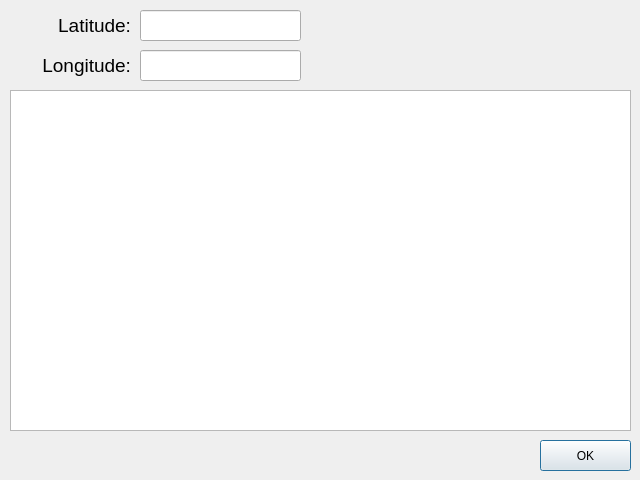
<?xml version="1.0" encoding="UTF-8"?>
<ui version="4.0">
 <class>Dialog</class>
 <widget class="QDialog" name="Dialog">
  <property name="geometry">
   <rect>
    <x>0</x>
    <y>0</y>
    <width>640</width>
    <height>480</height>
   </rect>
  </property>
  <property name="windowTitle">
   <string>Dialog</string>
  </property>
  <widget class="QLineEdit" name="cityField">
   <property name="geometry">
    <rect>
     <x>140</x>
     <y>10</y>
     <width>161</width>
     <height>31</height>
    </rect>
   </property>
   <property name="font">
    <font>
     <pointsize>14</pointsize>
     <weight>75</weight>
     <bold>true</bold>
    </font>
   </property>
  </widget>
  <widget class="QLineEdit" name="cityField_2">
   <property name="geometry">
    <rect>
     <x>140</x>
     <y>50</y>
     <width>161</width>
     <height>31</height>
    </rect>
   </property>
   <property name="font">
    <font>
     <pointsize>14</pointsize>
     <weight>75</weight>
     <bold>true</bold>
    </font>
   </property>
  </widget>
  <widget class="QLabel" name="label_4">
   <property name="geometry">
    <rect>
     <x>10</x>
     <y>10</y>
     <width>121</width>
     <height>31</height>
    </rect>
   </property>
   <property name="font">
    <font>
     <pointsize>14</pointsize>
    </font>
   </property>
   <property name="text">
    <string>Latitude:</string>
   </property>
   <property name="alignment">
    <set>Qt::AlignRight|Qt::AlignTrailing|Qt::AlignVCenter</set>
   </property>
  </widget>
  <widget class="QLabel" name="label_5">
   <property name="geometry">
    <rect>
     <x>10</x>
     <y>50</y>
     <width>121</width>
     <height>31</height>
    </rect>
   </property>
   <property name="font">
    <font>
     <pointsize>14</pointsize>
    </font>
   </property>
   <property name="text">
    <string>Longitude:</string>
   </property>
   <property name="alignment">
    <set>Qt::AlignRight|Qt::AlignTrailing|Qt::AlignVCenter</set>
   </property>
  </widget>
  <widget class="QListView" name="listView">
   <property name="geometry">
    <rect>
     <x>10</x>
     <y>90</y>
     <width>621</width>
     <height>341</height>
    </rect>
   </property>
  </widget>
  <widget class="QPushButton" name="pushButton_3">
   <property name="geometry">
    <rect>
     <x>540</x>
     <y>440</y>
     <width>91</width>
     <height>31</height>
    </rect>
   </property>
   <property name="text">
    <string>OK</string>
   </property>
  </widget>
 </widget>
 <resources/>
 <connections/>
</ui>
